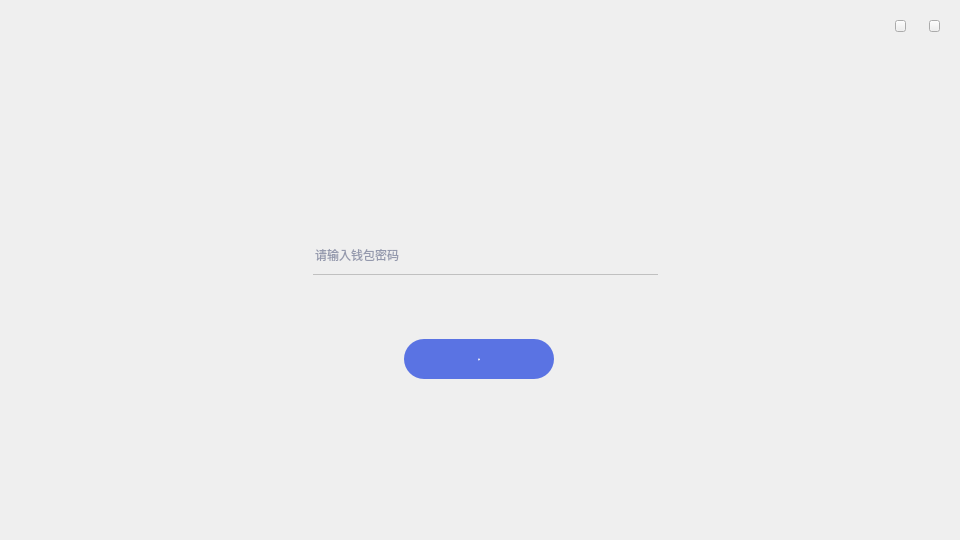
<?xml version="1.0" encoding="UTF-8"?>
<ui version="4.0">
 <class>NormalLogin</class>
 <widget class="QWidget" name="NormalLogin">
  <property name="geometry">
   <rect>
    <x>0</x>
    <y>0</y>
    <width>960</width>
    <height>540</height>
   </rect>
  </property>
  <property name="font">
   <font>
    <family>Microsoft YaHei UI Light</family>
   </font>
  </property>
  <property name="windowTitle">
   <string>Form</string>
  </property>
  <property name="styleSheet">
   <string notr="true"/>
  </property>
  <widget class="QToolButton" name="miniBtn">
   <property name="geometry">
    <rect>
     <x>895</x>
     <y>20</y>
     <width>11</width>
     <height>12</height>
    </rect>
   </property>
   <property name="cursor">
    <cursorShape>PointingHandCursor</cursorShape>
   </property>
   <property name="focusPolicy">
    <enum>Qt::NoFocus</enum>
   </property>
   <property name="text">
    <string/>
   </property>
  </widget>
  <widget class="QLabel" name="label_pic1">
   <property name="geometry">
    <rect>
     <x>685</x>
     <y>289</y>
     <width>112</width>
     <height>137</height>
    </rect>
   </property>
   <property name="styleSheet">
    <string notr="true">border-image: url(:/ui/wallet_ui/login_pic1.png);</string>
   </property>
   <property name="text">
    <string/>
   </property>
  </widget>
  <widget class="QToolButton" name="closeBtn">
   <property name="geometry">
    <rect>
     <x>929</x>
     <y>20</y>
     <width>11</width>
     <height>12</height>
    </rect>
   </property>
   <property name="cursor">
    <cursorShape>PointingHandCursor</cursorShape>
   </property>
   <property name="focusPolicy">
    <enum>Qt::NoFocus</enum>
   </property>
   <property name="text">
    <string/>
   </property>
  </widget>
  <widget class="QLabel" name="tipLabel">
   <property name="geometry">
    <rect>
     <x>320</x>
     <y>280</y>
     <width>141</width>
     <height>20</height>
    </rect>
   </property>
   <property name="font">
    <font>
     <family>Microsoft YaHei UI Light</family>
    </font>
   </property>
   <property name="styleSheet">
    <string notr="true">color: rgb(255,34,76);</string>
   </property>
   <property name="text">
    <string/>
   </property>
   <property name="alignment">
    <set>Qt::AlignLeading|Qt::AlignLeft|Qt::AlignVCenter</set>
   </property>
  </widget>
  <widget class="QLabel" name="label_pic4">
   <property name="geometry">
    <rect>
     <x>406</x>
     <y>150</y>
     <width>143</width>
     <height>28</height>
    </rect>
   </property>
   <property name="styleSheet">
    <string notr="true">border-image: url(:/ui/wallet_ui/login_pic4.png);</string>
   </property>
   <property name="text">
    <string/>
   </property>
  </widget>
  <widget class="QLineEdit" name="pwdLineEdit">
   <property name="geometry">
    <rect>
     <x>313</x>
     <y>235</y>
     <width>345</width>
     <height>40</height>
    </rect>
   </property>
   <property name="font">
    <font>
     <family>Microsoft YaHei UI Light</family>
    </font>
   </property>
   <property name="contextMenuPolicy">
    <enum>Qt::DefaultContextMenu</enum>
   </property>
   <property name="styleSheet">
    <string notr="true">QLineEdit{background:transparent;border:none;border-bottom:1px solid rgb(160,160,160,153);
color: rgb(57,68,107);border-radius:0px;}</string>
   </property>
   <property name="echoMode">
    <enum>QLineEdit::Password</enum>
   </property>
   <property name="alignment">
    <set>Qt::AlignLeading|Qt::AlignLeft|Qt::AlignVCenter</set>
   </property>
   <property name="placeholderText">
    <string>请输入钱包密码</string>
   </property>
   <property name="clearButtonEnabled">
    <bool>false</bool>
   </property>
  </widget>
  <widget class="QLabel" name="label_pic3">
   <property name="geometry">
    <rect>
     <x>264</x>
     <y>126</y>
     <width>444</width>
     <height>294</height>
    </rect>
   </property>
   <property name="styleSheet">
    <string notr="true">QLabel{border-image: url(:/ui/wallet_ui/login_pic3.png);}</string>
   </property>
   <property name="text">
    <string/>
   </property>
  </widget>
  <widget class="QLabel" name="label_pic2">
   <property name="geometry">
    <rect>
     <x>685</x>
     <y>388</y>
     <width>85</width>
     <height>45</height>
    </rect>
   </property>
   <property name="styleSheet">
    <string notr="true">border-image: url(:/ui/wallet_ui/login_pic2.png);</string>
   </property>
   <property name="text">
    <string/>
   </property>
  </widget>
  <widget class="QToolButton" name="enterBtn">
   <property name="geometry">
    <rect>
     <x>404</x>
     <y>339</y>
     <width>150</width>
     <height>40</height>
    </rect>
   </property>
   <property name="font">
    <font>
     <family>微软雅黑</family>
     <pointsize>-1</pointsize>
     <weight>50</weight>
     <italic>false</italic>
     <bold>false</bold>
    </font>
   </property>
   <property name="cursor">
    <cursorShape>PointingHandCursor</cursorShape>
   </property>
   <property name="focusPolicy">
    <enum>Qt::NoFocus</enum>
   </property>
   <property name="styleSheet">
    <string notr="true">background-color: rgb(90, 115, 227);border:none;border-radius:20px;
color: rgb(255, 255, 255);
font: 15px &quot;微软雅黑&quot;;</string>
   </property>
   <property name="text">
    <string>登录</string>
   </property>
  </widget>
  <zorder>miniBtn</zorder>
  <zorder>label_pic1</zorder>
  <zorder>closeBtn</zorder>
  <zorder>label_pic3</zorder>
  <zorder>label_pic2</zorder>
  <zorder>enterBtn</zorder>
  <zorder>pwdLineEdit</zorder>
  <zorder>tipLabel</zorder>
  <zorder>label_pic4</zorder>
 </widget>
 <resources/>
 <connections/>
</ui>
